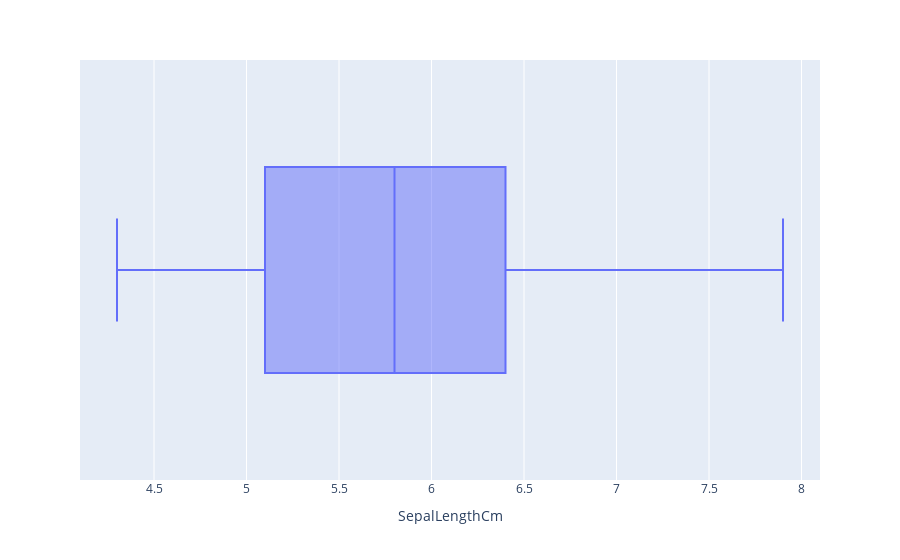

Notebook code for this chart:
### Code cell
px.box(data_frame=df, x='SepalLengthCm' )

### Figure 1 — Plotly figure (JSON) as saved in the notebook; plotly's stock layout.template omitted (floating-point values rounded to 4 significant figures; data arrays with more than 128 entries replaced by an {"elided": "..."} marker saying what was removed)
{"data": [{"alignmentgroup": "True", "hovertemplate": "SepalLengthCm=%{x}<extra></extra>", "legendgroup": "", "marker": {"color": "#636efa"}, "name": "", "notched": false, "offsetgroup": "", "orientation": "h", "showlegend": false, "type": "box", "x": {"elided": "147 float values"}, "x0": " ", "xaxis": "x", "y0": " ", "yaxis": "y"}], "layout": {"boxmode": "group", "legend": {"tracegroupgap": 0}, "margin": {"t": 60}, "xaxis": {"anchor": "y", "domain": [0, 1], "title": {"text": "SepalLengthCm"}}, "yaxis": {"anchor": "x", "domain": [0, 1]}}}
